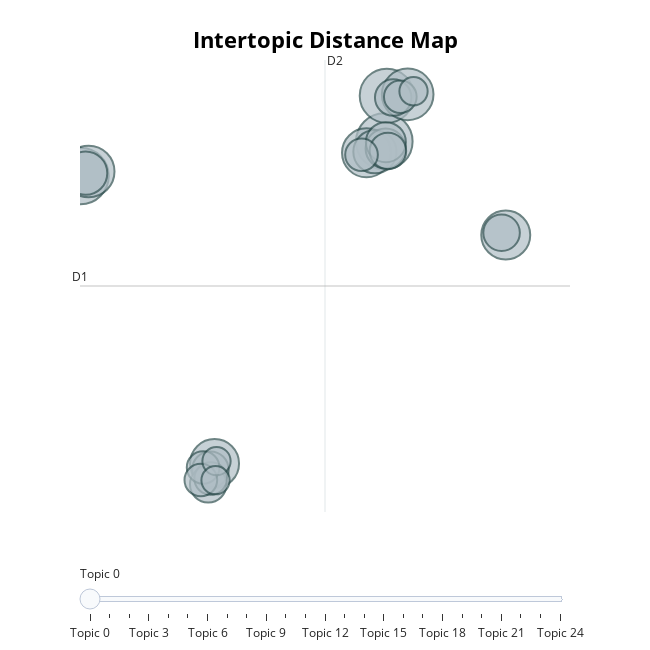

Here is the notebook cell this chart was saved with:
### Code cell
# run this cell to visualize the topics
viz_topics = topic_model.visualize_topics()

#save topic visualizations to output
viz_topics.write_html("outputs/BERTopic_topics_viz.html")
viz_topics

### Figure 1 — Plotly figure (JSON) as saved in the notebook; plotly's stock layout.template omitted (floating-point values rounded to 4 significant figures)
{"data": [{"customdata": [[0, "america | american | americans | people | tonight", 12], [1, "government | united | states | department | congress", 12], [2, "government | work | public | congress | great", 11], [3, "world | new | america | president | years", 10], [4, "world | peace | nations | soviet | economic", 10], [5, "government | law | states | united | congress", 9], [6, "states | public | government | congress | present", 9], [7, "jobs | america | thats | new | americans", 9], [8, "people | jobs | work | year | american", 7], [9, "mexico | states | congress | united | texas", 7], [10, "government | states | public | united | subject", 6], [11, "states | government | united | public | congress", 6], [12, "children | people | new | world | challenge", 5], [13, "bank | public | states | country | government", 5], [14, "states | united | government | great | powers", 5], [15, "national | federal | reduction | public | ought", 5], [16, "government | states | united | year | congress", 5], [17, "information | provision | public | proper | united", 4], [18, "government | states | congress | united | people", 4], [19, "states | united | government | constitution | congress", 4], [20, "war | shall | government | congress | present", 4], [21, "treaty | united | states | spain | year", 4], [22, "years | world | new | peace | congress", 3], [23, "states | year | government | united | service", 3], [24, "states | constitution | government | congress | country", 3]], "hovertemplate": "<b>Topic %{customdata[0]}</b><br>%{customdata[1]}<br>Size: %{customdata[2]}", "legendgroup": "", "marker": {"color": "#B0BEC5", "line": {"color": "DarkSlateGrey", "width": 2}, "size": [12, 12, 11, 10, 10, 9, 9, 9, 7, 7, 6, 6, 5, 5, 5, 5, 5, 4, 4, 4, 4, 4, 3, 3, 3], "sizemode": "area", "sizeref": 0.0075, "symbol": "circle"}, "mode": "markers", "name": "", "orientation": "v", "showlegend": false, "type": "scatter", "x": [0.138, 13.95, 14.07, 0.5113, 15.02, 6.235, 13.14, 19.47, 0.3747, 13.53, 14.01, 14.02, 19.28, 14.12, 6.046, 14.36, 5.947, 6.059, 5.715, 5.611, 14.68, 12.92, 15.28, 6.324, 6.28], "xaxis": "x", "y": [10.39, 13.3, 17.14, 10.77, 17.26, -13.79, 12.34, 5.427, 10.63, 12.43, 12.7, 13.23, 5.617, 12.5, -14.31, 16.98, -15.54, -15.05, -14.13, -15.18, 17.05, 12.18, 17.52, -13.59, -15.19], "yaxis": "y"}], "layout": {"annotations": [{"showarrow": false, "text": "D1", "x": 0.1173, "y": 1.138, "yshift": 10}, {"showarrow": false, "text": "D2", "x": 11.26, "xshift": 10, "y": 20.14}], "height": 650, "hoverlabel": {"bgcolor": "white", "font": {"family": "Rockwell", "size": 16}}, "legend": {"itemsizing": "constant", "tracegroupgap": 0}, "margin": {"t": 60}, "shapes": [{"line": {"color": "#CFD8DC", "width": 2}, "type": "line", "x0": 11.26, "x1": 11.26, "y0": -17.87, "y1": 20.14}, {"line": {"color": "#9E9E9E", "width": 2}, "type": "line", "x0": 0.1173, "x1": 22.4, "y0": 1.138, "y1": 1.138}], "sliders": [{"active": 0, "pad": {"t": 50}, "steps": [{"args": [{"marker.color": [["red", "#B0BEC5", "#B0BEC5", "#B0BEC5", "#B0BEC5", "#B0BEC5", "#B0BEC5", "#B0BEC5", "#B0BEC5", "#B0BEC5", "#B0BEC5", "#B0BEC5", "#B0BEC5", "#B0BEC5", "#B0BEC5", "#B0BEC5", "#B0BEC5", "#B0BEC5", "#B0BEC5", "#B0BEC5", "#B0BEC5", "#B0BEC5", "#B0BEC5", "#B0BEC5", "#B0BEC5"]]}], "label": "Topic 0", "method": "update"}, {"args": [{"marker.color": [["#B0BEC5", "red", "#B0BEC5", "#B0BEC5", "#B0BEC5", "#B0BEC5", "#B0BEC5", "#B0BEC5", "#B0BEC5", "#B0BEC5", "#B0BEC5", "#B0BEC5", "#B0BEC5", "#B0BEC5", "#B0BEC5", "#B0BEC5", "#B0BEC5", "#B0BEC5", "#B0BEC5", "#B0BEC5", "#B0BEC5", "#B0BEC5", "#B0BEC5", "#B0BEC5", "#B0BEC5"]]}], "label": "Topic 1", "method": "update"}, {"args": [{"marker.color": [["#B0BEC5", "#B0BEC5", "red", "#B0BEC5", "#B0BEC5", "#B0BEC5", "#B0BEC5", "#B0BEC5", "#B0BEC5", "#B0BEC5", "#B0BEC5", "#B0BEC5", "#B0BEC5", "#B0BEC5", "#B0BEC5", "#B0BEC5", "#B0BEC5", "#B0BEC5", "#B0BEC5", "#B0BEC5", "#B0BEC5", "#B0BEC5", "#B0BEC5", "#B0BEC5", "#B0BEC5"]]}], "label": "Topic 2", "method": "update"}, {"args": [{"marker.color": [["#B0BEC5", "#B0BEC5", "#B0BEC5", "red", "#B0BEC5", "#B0BEC5", "#B0BEC5", "#B0BEC5", "#B0BEC5", "#B0BEC5", "#B0BEC5", "#B0BEC5", "#B0BEC5", "#B0BEC5", "#B0BEC5", "#B0BEC5", "#B0BEC5", "#B0BEC5", "#B0BEC5", "#B0BEC5", "#B0BEC5", "#B0BEC5", "#B0BEC5", "#B0BEC5", "#B0BEC5"]]}], "label": "Topic 3", "method": "update"}, {"args": [{"marker.color": [["#B0BEC5", "#B0BEC5", "#B0BEC5", "#B0BEC5", "red", "#B0BEC5", "#B0BEC5", "#B0BEC5", "#B0BEC5", "#B0BEC5", "#B0BEC5", "#B0BEC5", "#B0BEC5", "#B0BEC5", "#B0BEC5", "#B0BEC5", "#B0BEC5", "#B0BEC5", "#B0BEC5", "#B0BEC5", "#B0BEC5", "#B0BEC5", "#B0BEC5", "#B0BEC5", "#B0BEC5"]]}], "label": "Topic 4", "method": "update"}, {"args": [{"marker.color": [["#B0BEC5", "#B0BEC5", "#B0BEC5", "#B0BEC5", "#B0BEC5", "red", "#B0BEC5", "#B0BEC5", "#B0BEC5", "#B0BEC5", "#B0BEC5", "#B0BEC5", "#B0BEC5", "#B0BEC5", "#B0BEC5", "#B0BEC5", "#B0BEC5", "#B0BEC5", "#B0BEC5", "#B0BEC5", "#B0BEC5", "#B0BEC5", "#B0BEC5", "#B0BEC5", "#B0BEC5"]]}], "label": "Topic 5", "method": "update"}, {"args": [{"marker.color": [["#B0BEC5", "#B0BEC5", "#B0BEC5", "#B0BEC5", "#B0BEC5", "#B0BEC5", "red", "#B0BEC5", "#B0BEC5", "#B0BEC5", "#B0BEC5", "#B0BEC5", "#B0BEC5", "#B0BEC5", "#B0BEC5", "#B0BEC5", "#B0BEC5", "#B0BEC5", "#B0BEC5", "#B0BEC5", "#B0BEC5", "#B0BEC5", "#B0BEC5", "#B0BEC5", "#B0BEC5"]]}], "label": "Topic 6", "method": "update"}, {"args": [{"marker.color": [["#B0BEC5", "#B0BEC5", "#B0BEC5", "#B0BEC5", "#B0BEC5", "#B0BEC5", "#B0BEC5", "red", "#B0BEC5", "#B0BEC5", "#B0BEC5", "#B0BEC5", "#B0BEC5", "#B0BEC5", "#B0BEC5", "#B0BEC5", "#B0BEC5", "#B0BEC5", "#B0BEC5", "#B0BEC5", "#B0BEC5", "#B0BEC5", "#B0BEC5", "#B0BEC5", "#B0BEC5"]]}], "label": "Topic 7", "method": "update"}, {"args": [{"marker.color": [["#B0BEC5", "#B0BEC5", "#B0BEC5", "#B0BEC5", "#B0BEC5", "#B0BEC5", "#B0BEC5", "#B0BEC5", "red", "#B0BEC5", "#B0BEC5", "#B0BEC5", "#B0BEC5", "#B0BEC5", "#B0BEC5", "#B0BEC5", "#B0BEC5", "#B0BEC5", "#B0BEC5", "#B0BEC5", "#B0BEC5", "#B0BEC5", "#B0BEC5", "#B0BEC5", "#B0BEC5"]]}], "label": "Topic 8", "method": "update"}, {"args": [{"marker.color": [["#B0BEC5", "#B0BEC5", "#B0BEC5", "#B0BEC5", "#B0BEC5", "#B0BEC5", "#B0BEC5", "#B0BEC5", "#B0BEC5", "red", "#B0BEC5", "#B0BEC5", "#B0BEC5", "#B0BEC5", "#B0BEC5", "#B0BEC5", "#B0BEC5", "#B0BEC5", "#B0BEC5", "#B0BEC5", "#B0BEC5", "#B0BEC5", "#B0BEC5", "#B0BEC5", "#B0BEC5"]]}], "label": "Topic 9", "method": "update"}, {"args": [{"marker.color": [["#B0BEC5", "#B0BEC5", "#B0BEC5", "#B0BEC5", "#B0BEC5", "#B0BEC5", "#B0BEC5", "#B0BEC5", "#B0BEC5", "#B0BEC5", "red", "#B0BEC5", "#B0BEC5", "#B0BEC5", "#B0BEC5", "#B0BEC5", "#B0BEC5", "#B0BEC5", "#B0BEC5", "#B0BEC5", "#B0BEC5", "#B0BEC5", "#B0BEC5", "#B0BEC5", "#B0BEC5"]]}], "label": "Topic 10", "method": "update"}, {"args": [{"marker.color": [["#B0BEC5", "#B0BEC5", "#B0BEC5", "#B0BEC5", "#B0BEC5", "#B0BEC5", "#B0BEC5", "#B0BEC5", "#B0BEC5", "#B0BEC5", "#B0BEC5", "red", "#B0BEC5", "#B0BEC5", "#B0BEC5", "#B0BEC5", "#B0BEC5", "#B0BEC5", "#B0BEC5", "#B0BEC5", "#B0BEC5", "#B0BEC5", "#B0BEC5", "#B0BEC5", "#B0BEC5"]]}], "label": "Topic 11", "method": "update"}, {"args": [{"marker.color": [["#B0BEC5", "#B0BEC5", "#B0BEC5", "#B0BEC5", "#B0BEC5", "#B0BEC5", "#B0BEC5", "#B0BEC5", "#B0BEC5", "#B0BEC5", "#B0BEC5", "#B0BEC5", "red", "#B0BEC5", "#B0BEC5", "#B0BEC5", "#B0BEC5", "#B0BEC5", "#B0BEC5", "#B0BEC5", "#B0BEC5", "#B0BEC5", "#B0BEC5", "#B0BEC5", "#B0BEC5"]]}], "label": "Topic 12", "method": "update"}, {"args": [{"marker.color": [["#B0BEC5", "#B0BEC5", "#B0BEC5", "#B0BEC5", "#B0BEC5", "#B0BEC5", "#B0BEC5", "#B0BEC5", "#B0BEC5", "#B0BEC5", "#B0BEC5", "#B0BEC5", "#B0BEC5", "red", "#B0BEC5", "#B0BEC5", "#B0BEC5", "#B0BEC5", "#B0BEC5", "#B0BEC5", "#B0BEC5", "#B0BEC5", "#B0BEC5", "#B0BEC5", "#B0BEC5"]]}], "label": "Topic 13", "method": "update"}, {"args": [{"marker.color": [["#B0BEC5", "#B0BEC5", "#B0BEC5", "#B0BEC5", "#B0BEC5", "#B0BEC5", "#B0BEC5", "#B0BEC5", "#B0BEC5", "#B0BEC5", "#B0BEC5", "#B0BEC5", "#B0BEC5", "#B0BEC5", "red", "#B0BEC5", "#B0BEC5", "#B0BEC5", "#B0BEC5", "#B0BEC5", "#B0BEC5", "#B0BEC5", "#B0BEC5", "#B0BEC5", "#B0BEC5"]]}], "label": "Topic 14", "method": "update"}, {"args": [{"marker.color": [["#B0BEC5", "#B0BEC5", "#B0BEC5", "#B0BEC5", "#B0BEC5", "#B0BEC5", "#B0BEC5", "#B0BEC5", "#B0BEC5", "#B0BEC5", "#B0BEC5", "#B0BEC5", "#B0BEC5", "#B0BEC5", "#B0BEC5", "red", "#B0BEC5", "#B0BEC5", "#B0BEC5", "#B0BEC5", "#B0BEC5", "#B0BEC5", "#B0BEC5", "#B0BEC5", "#B0BEC5"]]}], "label": "Topic 15", "method": "update"}, {"args": [{"marker.color": [["#B0BEC5", "#B0BEC5", "#B0BEC5", "#B0BEC5", "#B0BEC5", "#B0BEC5", "#B0BEC5", "#B0BEC5", "#B0BEC5", "#B0BEC5", "#B0BEC5", "#B0BEC5", "#B0BEC5", "#B0BEC5", "#B0BEC5", "#B0BEC5", "red", "#B0BEC5", "#B0BEC5", "#B0BEC5", "#B0BEC5", "#B0BEC5", "#B0BEC5", "#B0BEC5", "#B0BEC5"]]}], "label": "Topic 16", "method": "update"}, {"args": [{"marker.color": [["#B0BEC5", "#B0BEC5", "#B0BEC5", "#B0BEC5", "#B0BEC5", "#B0BEC5", "#B0BEC5", "#B0BEC5", "#B0BEC5", "#B0BEC5", "#B0BEC5", "#B0BEC5", "#B0BEC5", "#B0BEC5", "#B0BEC5", "#B0BEC5", "#B0BEC5", "red", "#B0BEC5", "#B0BEC5", "#B0BEC5", "#B0BEC5", "#B0BEC5", "#B0BEC5", "#B0BEC5"]]}], "label": "Topic 17", "method": "update"}, {"args": [{"marker.color": [["#B0BEC5", "#B0BEC5", "#B0BEC5", "#B0BEC5", "#B0BEC5", "#B0BEC5", "#B0BEC5", "#B0BEC5", "#B0BEC5", "#B0BEC5", "#B0BEC5", "#B0BEC5", "#B0BEC5", "#B0BEC5", "#B0BEC5", "#B0BEC5", "#B0BEC5", "#B0BEC5", "red", "#B0BEC5", "#B0BEC5", "#B0BEC5", "#B0BEC5", "#B0BEC5", "#B0BEC5"]]}], "label": "Topic 18", "method": "update"}, {"args": [{"marker.color": [["#B0BEC5", "#B0BEC5", "#B0BEC5", "#B0BEC5", "#B0BEC5", "#B0BEC5", "#B0BEC5", "#B0BEC5", "#B0BEC5", "#B0BEC5", "#B0BEC5", "#B0BEC5", "#B0BEC5", "#B0BEC5", "#B0BEC5", "#B0BEC5", "#B0BEC5", "#B0BEC5", "#B0BEC5", "red", "#B0BEC5", "#B0BEC5", "#B0BEC5", "#B0BEC5", "#B0BEC5"]]}], "label": "Topic 19", "method": "update"}, {"args": [{"marker.color": [["#B0BEC5", "#B0BEC5", "#B0BEC5", "#B0BEC5", "#B0BEC5", "#B0BEC5", "#B0BEC5", "#B0BEC5", "#B0BEC5", "#B0BEC5", "#B0BEC5", "#B0BEC5", "#B0BEC5", "#B0BEC5", "#B0BEC5", "#B0BEC5", "#B0BEC5", "#B0BEC5", "#B0BEC5", "#B0BEC5", "red", "#B0BEC5", "#B0BEC5", "#B0BEC5", "#B0BEC5"]]}], "label": "Topic 20", "method": "update"}, {"args": [{"marker.color": [["#B0BEC5", "#B0BEC5", "#B0BEC5", "#B0BEC5", "#B0BEC5", "#B0BEC5", "#B0BEC5", "#B0BEC5", "#B0BEC5", "#B0BEC5", "#B0BEC5", "#B0BEC5", "#B0BEC5", "#B0BEC5", "#B0BEC5", "#B0BEC5", "#B0BEC5", "#B0BEC5", "#B0BEC5", "#B0BEC5", "#B0BEC5", "red", "#B0BEC5", "#B0BEC5", "#B0BEC5"]]}], "label": "Topic 21", "method": "update"}, {"args": [{"marker.color": [["#B0BEC5", "#B0BEC5", "#B0BEC5", "#B0BEC5", "#B0BEC5", "#B0BEC5", "#B0BEC5", "#B0BEC5", "#B0BEC5", "#B0BEC5", "#B0BEC5", "#B0BEC5", "#B0BEC5", "#B0BEC5", "#B0BEC5", "#B0BEC5", "#B0BEC5", "#B0BEC5", "#B0BEC5", "#B0BEC5", "#B0BEC5", "#B0BEC5", "red", "#B0BEC5", "#B0BEC5"]]}], "label": "Topic 22", "method": "update"}, {"args": [{"marker.color": [["#B0BEC5", "#B0BEC5", "#B0BEC5", "#B0BEC5", "#B0BEC5", "#B0BEC5", "#B0BEC5", "#B0BEC5", "#B0BEC5", "#B0BEC5", "#B0BEC5", "#B0BEC5", "#B0BEC5", "#B0BEC5", "#B0BEC5", "#B0BEC5", "#B0BEC5", "#B0BEC5", "#B0BEC5", "#B0BEC5", "#B0BEC5", "#B0BEC5", "#B0BEC5", "red", "#B0BEC5"]]}], "label": "Topic 23", "method": "update"}, {"args": [{"marker.color": [["#B0BEC5", "#B0BEC5", "#B0BEC5", "#B0BEC5", "#B0BEC5", "#B0BEC5", "#B0BEC5", "#B0BEC5", "#B0BEC5", "#B0BEC5", "#B0BEC5", "#B0BEC5", "#B0BEC5", "#B0BEC5", "#B0BEC5", "#B0BEC5", "#B0BEC5", "#B0BEC5", "#B0BEC5", "#B0BEC5", "#B0BEC5", "#B0BEC5", "#B0BEC5", "#B0BEC5", "red"]]}], "label": "Topic 24", "method": "update"}]}], "title": {"font": {"color": "Black", "size": 22}, "text": "<b>Intertopic Distance Map</b>", "x": 0.5, "xanchor": "center", "y": 0.95, "yanchor": "top"}, "width": 650, "xaxis": {"anchor": "y", "domain": [0, 1], "range": [0.1173, 22.4], "title": {"text": ""}, "visible": false}, "yaxis": {"anchor": "x", "domain": [0, 1], "range": [-17.87, 20.14], "title": {"text": ""}, "visible": false}}}
